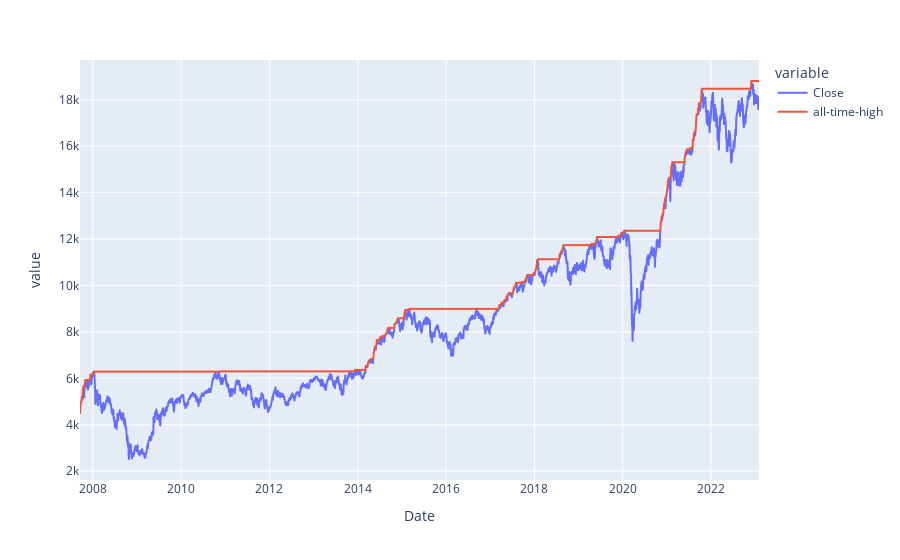
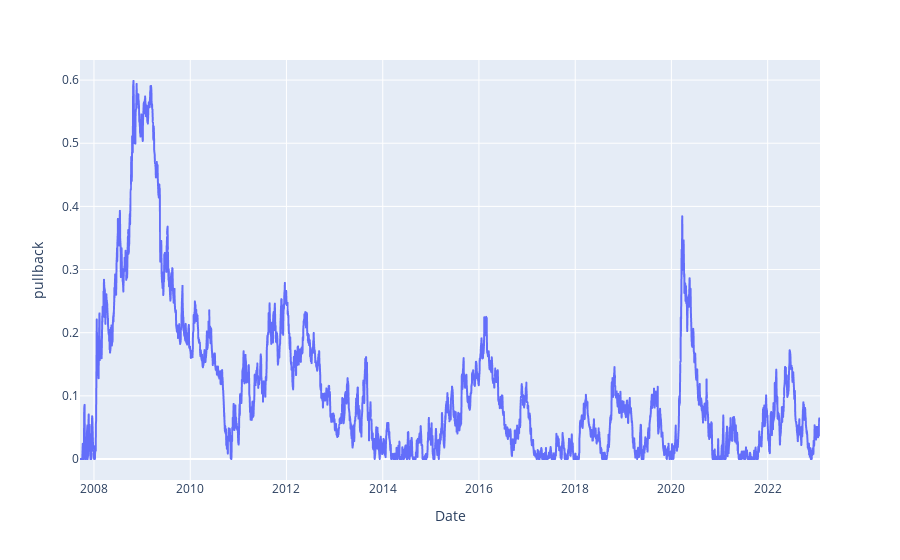

Write notebook code for charts like these, in order.
### Code cell
import plotly.express as px
data['all-time-high'] = data['Close'].expanding().max()
data['pullback'] = 1 - data['Close'] / data['all-time-high']


display(px.line(data, x='Date', y=['Close', 'all-time-high']))
display(px.line(data, x='Date', y='pullback'))

### Figure 1 — Plotly figure (JSON) as saved in the notebook; plotly's stock layout.template omitted (floating-point values rounded to 4 significant figures; data arrays with more than 128 entries replaced by an {"elided": "..."} marker saying what was removed)
{"data": [{"hovertemplate": "variable=Close<br>Date=%{x}<br>value=%{y}<extra></extra>", "legendgroup": "Close", "line": {"color": "#636efa", "dash": "solid"}, "marker": {"symbol": "circle"}, "mode": "lines", "name": "Close", "showlegend": true, "type": "scattergl", "x": {"elided": "3770 str values"}, "xaxis": "x", "y": {"elided": "3770 float values"}, "yaxis": "y"}, {"hovertemplate": "variable=all-time-high<br>Date=%{x}<br>value=%{y}<extra></extra>", "legendgroup": "all-time-high", "line": {"color": "#EF553B", "dash": "solid"}, "marker": {"symbol": "circle"}, "mode": "lines", "name": "all-time-high", "showlegend": true, "type": "scattergl", "x": {"elided": "3770 str values"}, "xaxis": "x", "y": {"elided": "3770 float values"}, "yaxis": "y"}], "layout": {"legend": {"title": {"text": "variable"}, "tracegroupgap": 0}, "margin": {"t": 60}, "xaxis": {"anchor": "y", "domain": [0, 1], "title": {"text": "Date"}}, "yaxis": {"anchor": "x", "domain": [0, 1], "title": {"text": "value"}}}}

### Figure 2 — Plotly figure (JSON) as saved in the notebook; plotly's stock layout.template omitted (floating-point values rounded to 4 significant figures; data arrays with more than 128 entries replaced by an {"elided": "..."} marker saying what was removed)
{"data": [{"hovertemplate": "Date=%{x}<br>pullback=%{y}<extra></extra>", "legendgroup": "", "line": {"color": "#636efa", "dash": "solid"}, "marker": {"symbol": "circle"}, "mode": "lines", "name": "", "showlegend": false, "type": "scattergl", "x": {"elided": "3770 str values"}, "xaxis": "x", "y": {"elided": "3770 float values"}, "yaxis": "y"}], "layout": {"legend": {"tracegroupgap": 0}, "margin": {"t": 60}, "xaxis": {"anchor": "y", "domain": [0, 1], "title": {"text": "Date"}}, "yaxis": {"anchor": "x", "domain": [0, 1], "title": {"text": "pullback"}}}}
